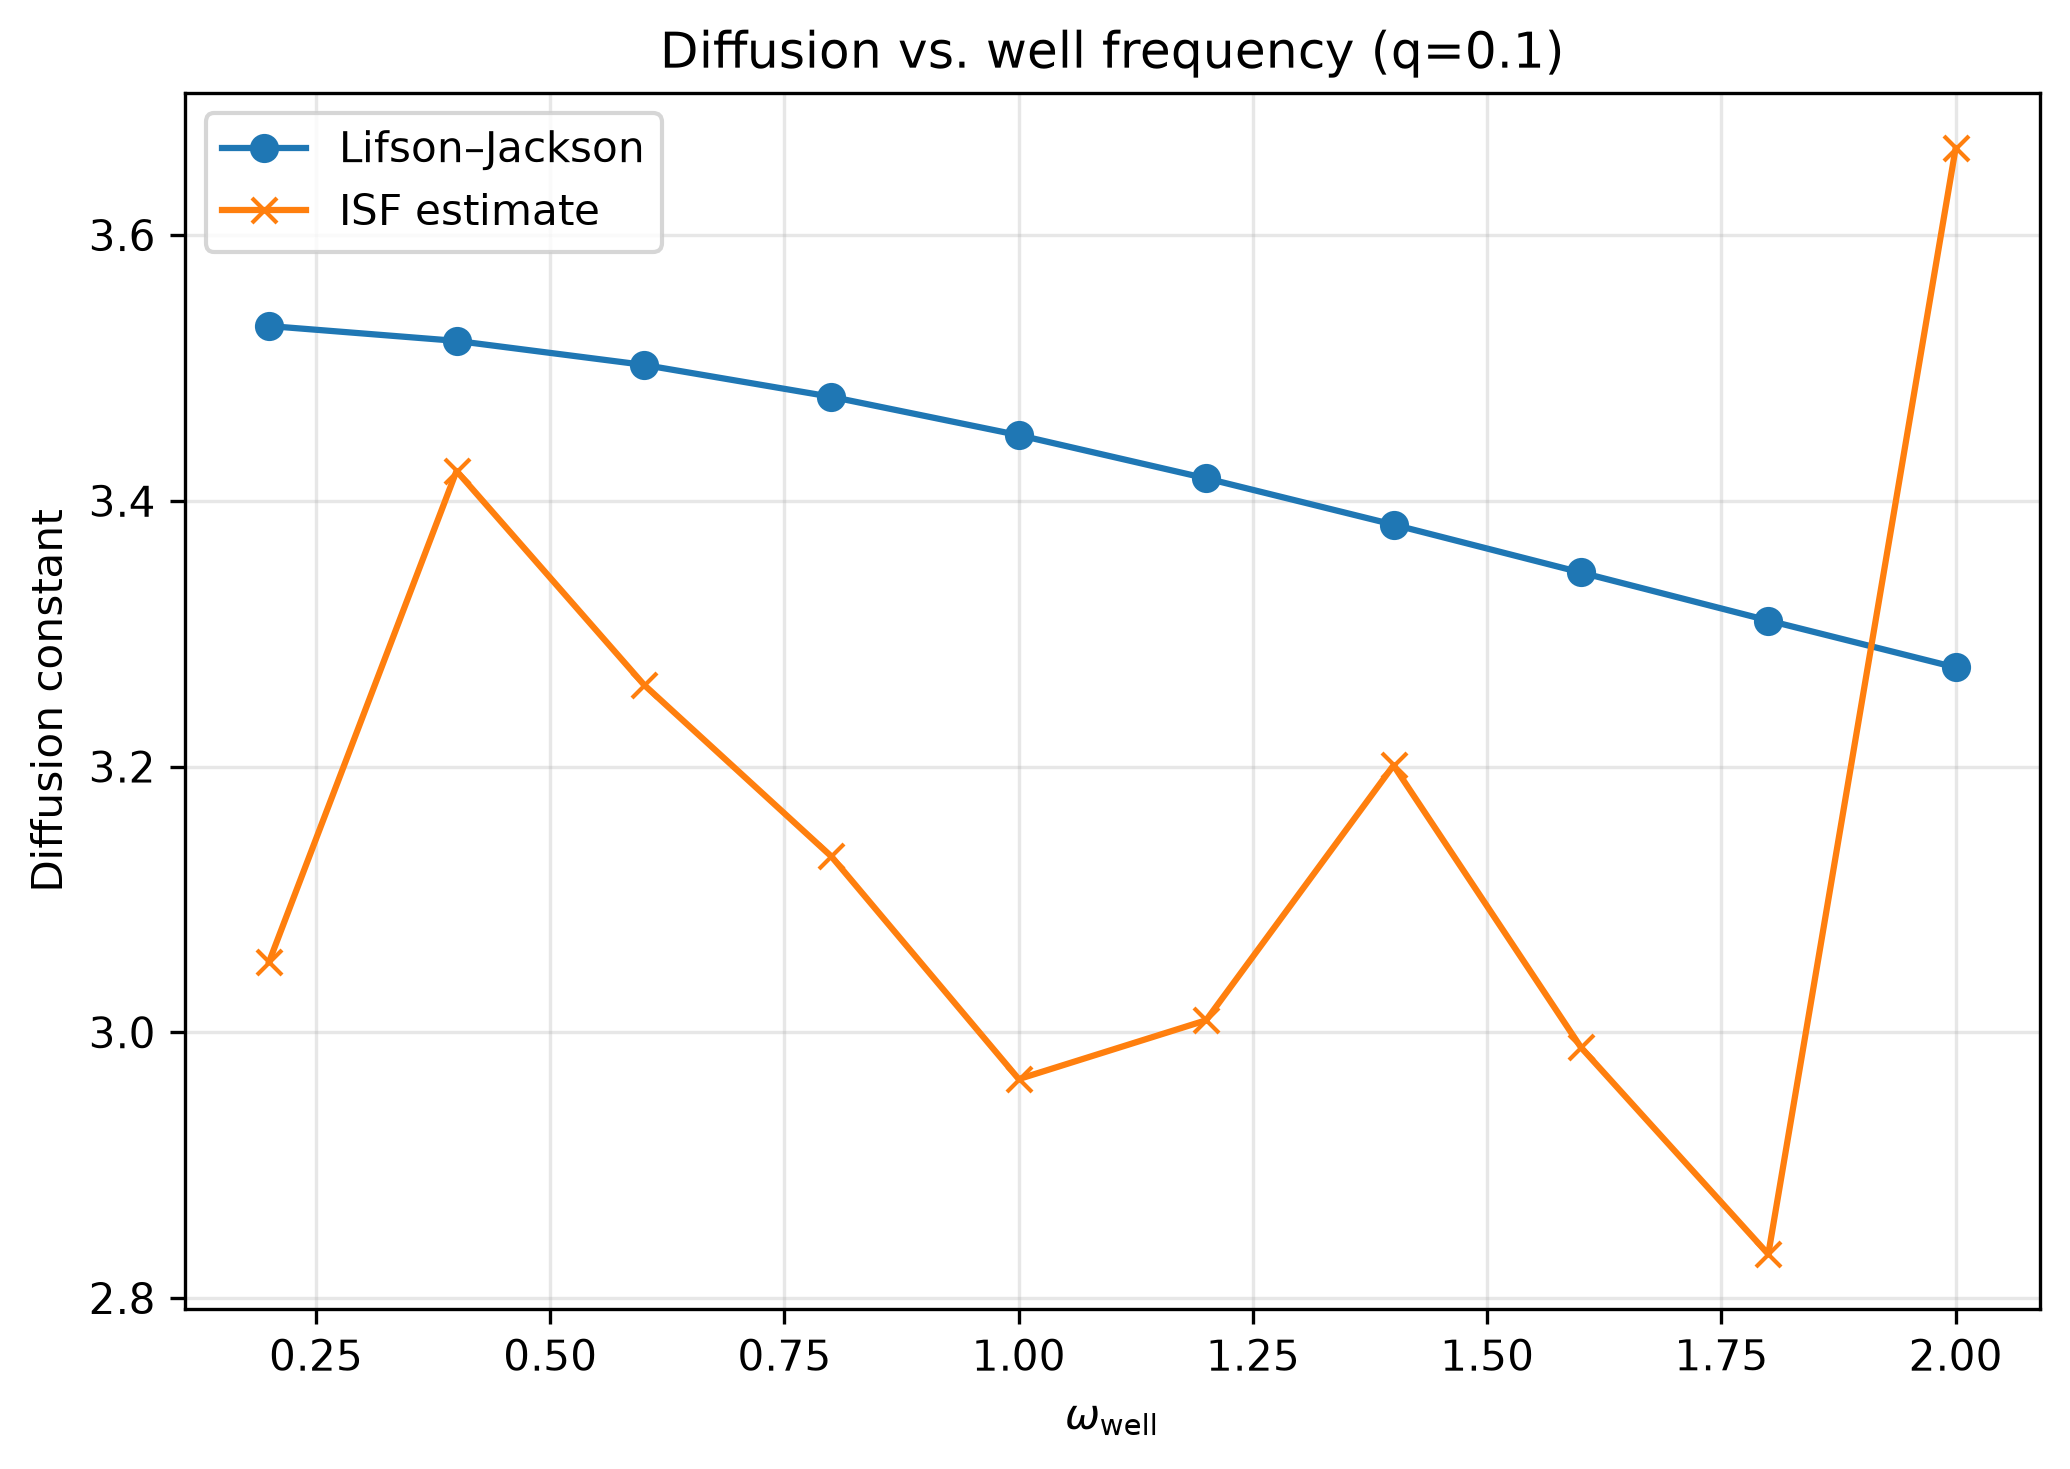

Write the Python code that produced this figure.
from __future__ import annotations

import argparse
from pathlib import Path

import matplotlib.pyplot as plt
import numpy as np
from classical_diffusion.hopping import get_lifson_jackson_rate
from classical_diffusion.jax.langevin import (
    KramersParameters,
)
from classical_diffusion.langevin import KramersSystem1D as ClassicalKramersSystem1D
from classical_diffusion.simulation import TimeSpan
from D_from_ISF import (
    estimate_diffusion_from_sections,
    fit_isf_sections,
    get_mean_isf,
)
from scipy.constants import Boltzmann


def compare_diffusion_constants(
    *,
    q: float = 0.1,
    n_omega_well: int = 10,
    n_trajectories: int = 128,
) -> tuple[np.ndarray, np.ndarray, np.ndarray]:
    """Compare ISF-derived and Lifson–Jackson D across omega_well values."""
    if q == 0:
        msg = "q must be nonzero."
        raise ValueError(msg)
    if n_omega_well < 1:
        msg = "n_omega_well must be at least 1."
        raise ValueError(msg)

    omega_wells = np.linspace(0.2, 2.0, n_omega_well)
    isf_diffusion = np.full(omega_wells.shape, np.nan)
    lifson_jackson_diffusion = np.empty(omega_wells.shape)
    time_span = TimeSpan(t_start=0.0, t_end=100.0, n_steps=1_000)

    for index, omega_well in enumerate(omega_wells):
        params = KramersParameters(
            omega_well=float(omega_well),
            omega_barrier=5.0,
            barrier_energy=1.0,
            m=1.0,
            temperature=0.5 / Boltzmann,
            gamma=0.1,
        )

        lag_times, mean_isf = get_mean_isf(
            params=params,
            time_span=time_span,
            n_trajectories=n_trajectories,
            delta_k=(q,),
            seed=234,
        )
        section_fits = fit_isf_sections(lag_times, mean_isf)
        isf_value, selected_sections = estimate_diffusion_from_sections(
            section_fits,
            q=q,
        )
        if selected_sections is not None:
            isf_diffusion[index] = isf_value

        system = ClassicalKramersSystem1D(params=params)
        lifson_jackson_rate = get_lifson_jackson_rate(
            system,
            delta_x=params.delta_x,
        )
        # The Lifson–Jackson helper returns D / delta_x**2 (a hopping rate).
        lifson_jackson_diffusion[index] = lifson_jackson_rate * params.delta_x**2

        isf_text = (
            f"{isf_diffusion[index]:.6g}"
            if np.isfinite(isf_diffusion[index])
            else "no fit"
        )
        print(
            f"omega_well={omega_well:.3f}: ISF D={isf_text}, "
            f"Lifson–Jackson D={lifson_jackson_diffusion[index]:.6g}"
        )

    return omega_wells, isf_diffusion, lifson_jackson_diffusion


def main(
    *,
    q: float = 0.05,
    n_omega_well: int = 10,
    n_trajectories: int = 128,
) -> None:
    omega_wells, isf_diffusion, lifson_jackson_diffusion = compare_diffusion_constants(
        q=q,
        n_omega_well=n_omega_well,
        n_trajectories=n_trajectories,
    )

    fig, ax = plt.subplots(figsize=(7, 5))
    ax.plot(
        omega_wells,
        lifson_jackson_diffusion,
        marker="o",
        label="Lifson–Jackson",
    )
    ax.plot(
        omega_wells,
        isf_diffusion,
        marker="x",
        label="ISF estimate",
    )
    ax.set_xlabel(r"$\omega_{\mathrm{well}}$")
    ax.set_ylabel("Diffusion constant")
    ax.set_title(f"Diffusion vs. well frequency (q={q:g})")
    ax.grid(True, alpha=0.3)
    ax.legend()
    fig.tight_layout()

    output_path = Path(__file__).with_name("D_vs_Lifson_Jackson.png")
    fig.savefig(output_path, dpi=300, bbox_inches="tight")
    print(f"Saved comparison plot to {output_path.resolve()}")
    plt.show()


if __name__ == "__main__":
    parser = argparse.ArgumentParser()
    parser.add_argument(
        "--q", type=float, default=0.05, help="ISF wavevector magnitude"
    )
    parser.add_argument("--n-omega-well", type=int, default=10)
    parser.add_argument("--n-trajectories", type=int, default=128)
    args = parser.parse_args()
    main(
        q=args.q,
        n_omega_well=args.n_omega_well,
        n_trajectories=args.n_trajectories,
    )
